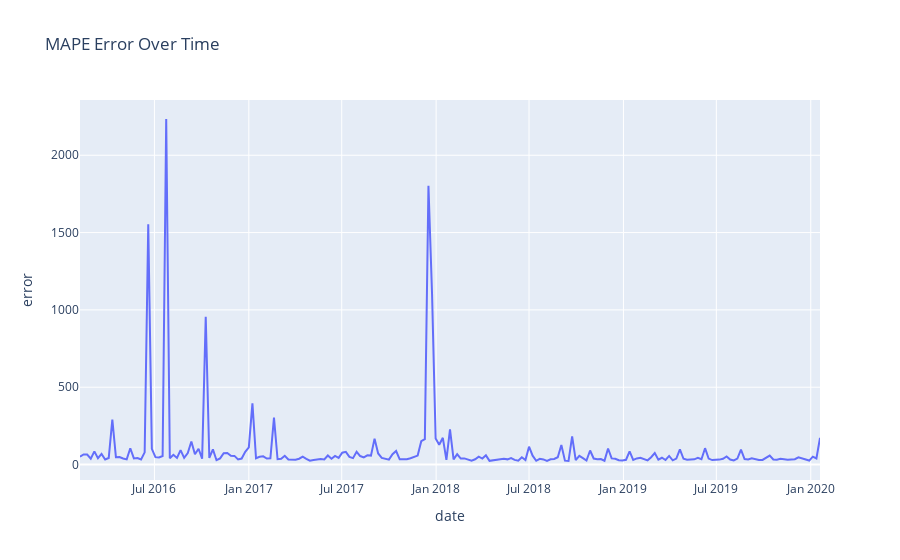

Notebook cell for this chart:
### Code cell
import plotly.express as px

df = pd.DataFrame({'date': error_over_time.index, 'error':error_over_time})
fig = px.line(df, x="date", y="error", title='MAPE Error Over Time')
fig.show()

### Figure 1 — Plotly figure (JSON) as saved in the notebook; plotly's stock layout.template omitted (floating-point values rounded to 4 significant figures; data arrays with more than 128 entries replaced by an {"elided": "..."} marker saying what was removed)
{"data": [{"hovertemplate": "date=%{x}<br>error=%{y}<extra></extra>", "legendgroup": "", "line": {"color": "#636efa", "dash": "solid"}, "mode": "lines", "name": "", "orientation": "v", "showlegend": false, "type": "scatter", "x": {"elided": "207 str values"}, "xaxis": "x", "y": {"elided": "207 float values"}, "yaxis": "y"}], "layout": {"legend": {"tracegroupgap": 0}, "title": {"text": "MAPE Error Over Time"}, "xaxis": {"anchor": "y", "domain": [0, 1], "title": {"text": "date"}}, "yaxis": {"anchor": "x", "domain": [0, 1], "title": {"text": "error"}}}}
